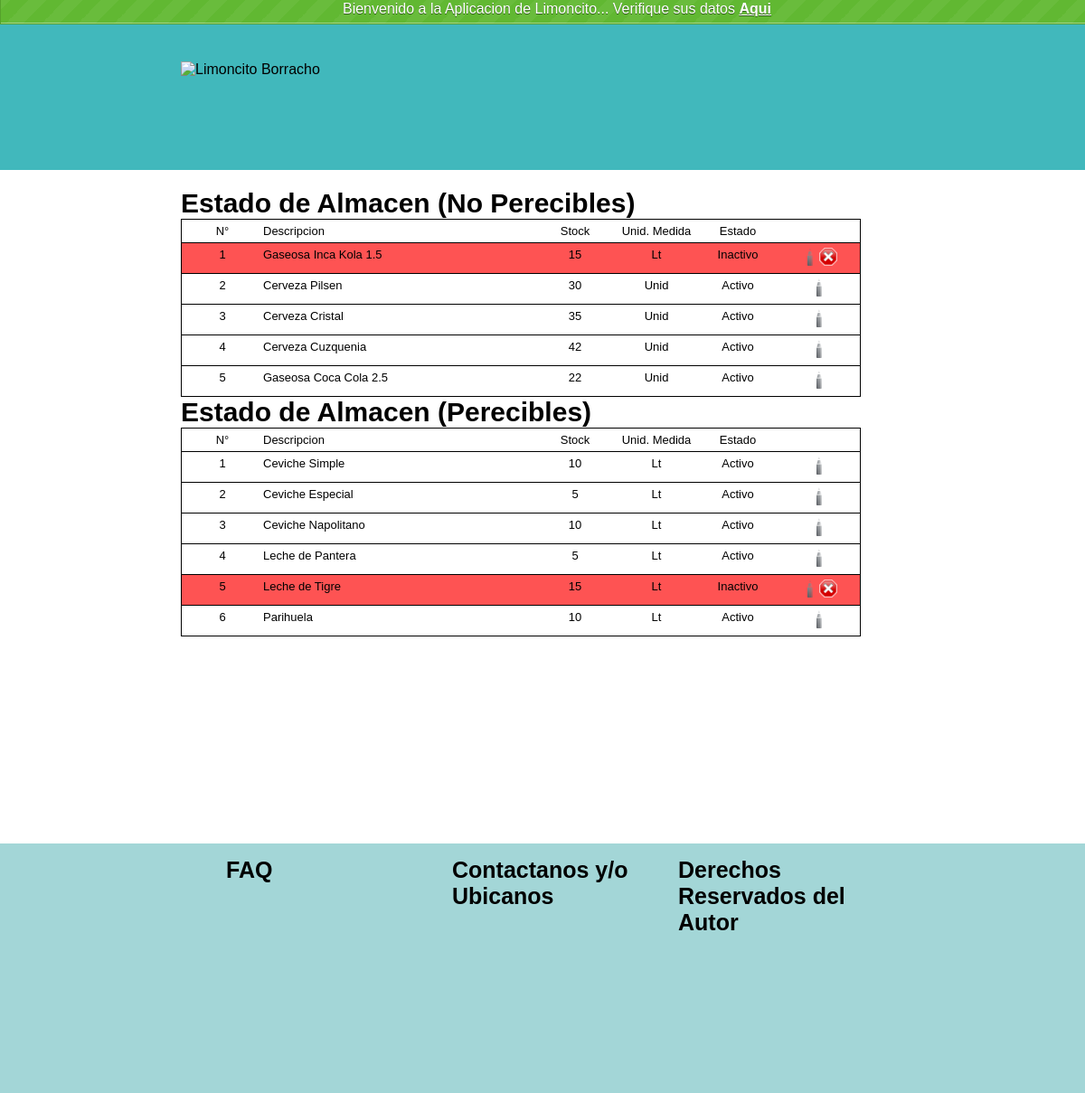
The page /estado-almacen.php (signed in) on the database its author committed.
### tables this page shows
CREATE TABLE `producto` (
  `id` int(11) NOT NULL AUTO_INCREMENT,
  `producto` tinytext,
  `precio_venta` float NOT NULL,
  `costo` float NOT NULL,
  `stock` int(11) NOT NULL,
  `categoria` varchar(1) NOT NULL,
  `id_unidad` int(11) DEFAULT NULL,
  `estado` varchar(1) DEFAULT NULL,
  PRIMARY KEY (`id`)
);

CREATE TABLE `unidad` (
  `id` int(11) NOT NULL AUTO_INCREMENT,
  `prefijo` varchar(50) NOT NULL,
  `nombre` text NOT NULL,
  PRIMARY KEY (`id`)
);

### php/config.php (called while the page is built, shortened)
<?php
$estado=array("Inactivo","Activo");
?>

### estado-almacen.php (the view, shortened to what this page needs)
<?php
require_once("php/function.php");
?>
<!DOCTYPE html PUBLIC "-//W3C//DTD XHTML 1.0 Strict//EN"
	"http://www.w3.org/TR/xhtml1/DTD/xhtml1-strict.dtd">
<html xmlns="http://www.w3.org/1999/xhtml" xml:lang="en" lang="en">
<head>
	<link rel="stylesheet" type="text/css" media="screen" href="css/style.css"/>
</head>
<body>
	<div class="success message"><?php if ($_COOKIE) { print $_COOKIE["success"];	}?></div>
	<div class="cabecera-logo">
		<div class="contenedor-cabecera">
			<img src="img/logo.png" alt="Limoncito Borracho" title="limoncitoborracho.pe">
		</div>
	</div>
	<div class="contenedor">
		<div class="cuerpo">
			<div class="titulo-div">
				<span class="titulo-actividad">Estado de Almacen (No Perecibles)</span><br>
			</div>
			<div class="estado">
				<ul class="estado-cabecera">
					<li>N°</li>
					<li class="producto">Descripcion</li>
					<li>Stock</li>
					<li>Unid. Medida</li>
					<li>Estado</li>
					<li class="img-link"><br></li>
				</ul>
				<?php
				$sql="select * from producto p inner join unidad u where id_unidad=u.id and p.categoria=0";
				$resultado=mysql_query($sql);
				$contador=1;
				while ($filas=mysql_fetch_assoc($resultado)) {
				?>
				<ul <?php
				if ($filas["estado"]==0){
				 ?> id="inactivo" <?php } ?>class="estado-item">
					<li><?php print $contador; ?></li>
					<li class="producto"><?php print $filas["producto"];?></li>
					<li><?php print $filas["stock"];?></li>
					<li><?php print $filas["prefijo"];?></li>
					<li><?php print $estado[$filas["estado"]];?></li>
					<li class="img-link"><a href="#" class="editar"><img src="img/editar.png"/><?php if ($filas["estado"]==0) {?><img src="img/eliminar.png"/><?php } ?></a></li>
				</ul>
				<?php
				$contador+=1;
				}
				?>
			</div>
			<div class="titulo-div">
				<span class="titulo-actividad">Estado de Almacen (Perecibles)</span><br>
			</div>
			<div class="estado">
				<ul class="estado-cabecera">
					<li>N°</li>
					<li class="producto">Descripcion</li>
					<li>Stock</li>
					<li>Unid. Medida</li>
					<li>Estado</li>
					<li class="img-link"><br></li>
				</ul>
				<?php
				$sql="select * from producto p inner join unidad u where id_unidad=u.id and p.categoria=1";
				$resultado=mysql_query($sql);
				$contador=1;
				while ($filas=mysql_fetch_assoc($resultado)) {
				?>
				<ul <?php
				if ($filas["estado"]==0){
				 ?> id="inactivo" <?php } ?>class="estado-item">
					<li><?php print $contador; ?></li>
					<li class="producto"><?php print $filas["producto"];?></li>
					<li><?php print $filas["stock"];?></li>
					<li><?php print $filas["prefijo"];?></li>
					<li><?php print $estado[$filas["estado"]];?></li>
					<li class="img-link"><a href="#" class="editar"><img src="img/editar.png"/><?php if ($filas["estado"]==0) {?><img src="img/eliminar.png"/><?php } ?></a></li>
				</ul>
				<?php
				$contador+=1;
				}
				?>
			</div>
		</div>
		<div class="pie">
			<div class="contenido-pie">
				<ul>
					<li>FAQ</li>
					<li>Contactanos y/o Ubicanos</li>
					<li>Derechos Reservados del Autor</li>
				</ul>
			</div>
		</div>
	</div>
</body>
</html>

### css/style.css (style rules this page uses)
a { color: #fff; font-weight: bold; }
body { font-family: arial; background-color: #41B8BC; }
.message { background-size: 40px 40px; background-image: -webkit-linear-gradient(135deg, rgba(255, 255, 255, .05) 25%, transparent 25%, transparent 50%, rgba(255, 255, 255, .05) 50%, rgba(255, 255, 255, .05) 75%, transparent 75%, transparent); box-shadow: inset 0 -1px 0 rgba(255,255,255,.4); width: 100%; border: 1px solid; color: #fff; padding: 15px; position: fixed; _position: absolute; text-shadow: 0 1px 0 rgba(0,0,0,.5); -webkit-animation: animate-bg 5s linear infinite; top: 0; left: 0; text-align: center; font-family: arial; }
.success { margin-top: -30px; background-color: #61b832; border-color: #55a12c; }
a,p,ul { margin: 0; padding: 0; }
ul { list-style:none; }
.cabecera-logo { width: 100%; padding-top: 60px; _position:absolute; top:0; left:0; margin-left: -300; height: 50px; background-color: #41B8BC; }
.contenedor-cabecera { width: 800px; margin:0 auto; }
.contenedor { width: 100%; font-family: arial; padding-top: 20px; margin-top: 70px; position:absolute; left:0; background-color: #FFFFFF; height: 60%; }
.cuerpo { width: 800px; height:100%; margin: 0 auto; }
.pie { width: 100%; background-color: #A3D6D7; height: 300px; }
.contenido-pie { width: 800px; margin:0 auto; }
.contenido-pie ul li { padding-top: 15px; display:inline; width: 200px; float:left; margin-left: 50px; font-size: 25px; font-weight: bold; }
.titulo-div { font-size: 30px; font-weight: bold; }
.estado-cabecera { float:left; width: 750px; border: 1px solid #000; font-size: 13px; text-align:center; }
.estado-item { float:left; width: 750px; border: 1px solid #000; margin-top: -1px; font-size: 13px; text-align:center; }
.estado-cabecera li { float:left; width: 90px; padding-top: 5px; padding-bottom: 5px; vertical-align: middle; }
.estado-item li { float:left; width: 90px; padding-top: 5px; padding-bottom: 5px; vertical-align: middle; }
.estado-cabecera .producto , .estado-item .producto { width: 300px; text-align:justify; }
.estado-cabecera .img-link, .estado-item .img-link { width: -50px; margin-right: -40px; }
.img-link img { width: 20px; height: 20px; }
#inactivo { background-color: #FE5353; }

### rows shown on the page
producto: producto "Gaseosa Inca Kola 1.5", stock "15", id_unidad.prefijo "Lt", estado "Inactivo"
producto: producto "Cerveza Pilsen", stock "30", id_unidad.prefijo "Unid", estado "Activo"
producto: producto "Cerveza Cristal", stock "35", id_unidad.prefijo "Unid", estado "Activo"
producto: producto "Cerveza Cuzquenia", stock "42", id_unidad.prefijo "Unid", estado "Activo"
producto: producto "Gaseosa Coca Cola 2.5", stock "22", id_unidad.prefijo "Unid", estado "Activo"
producto: producto "Ceviche Simple", stock "10", id_unidad.prefijo "Lt", estado "Activo"
producto: producto "Ceviche Especial", stock "5", id_unidad.prefijo "Lt", estado "Activo"
producto: producto "Ceviche Napolitano", stock "10", id_unidad.prefijo "Lt", estado "Activo"
producto: producto "Leche de Pantera", stock "5", id_unidad.prefijo "Lt", estado "Activo"
producto: producto "Leche de Tigre", stock "15", id_unidad.prefijo "Lt", estado "Inactivo"
producto: producto "Parihuela", stock "10", id_unidad.prefijo "Lt", estado "Activo"

### other values the page prints
$_COOKIE["success"] "Bienvenido a la Aplicacion de Limoncito... Verifique sus datos Aqui"
